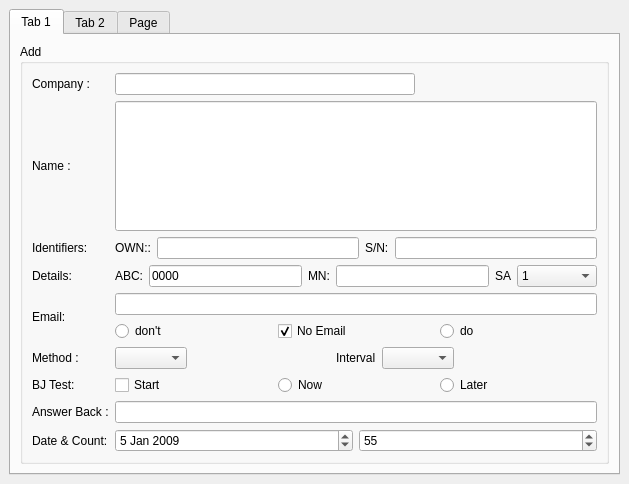
<?xml version="1.0" encoding="UTF-8"?>
<ui version="4.0">
 <class>Add</class>
 <widget class="QMainWindow" name="Add">
  <property name="geometry">
   <rect>
    <x>0</x>
    <y>0</y>
    <width>629</width>
    <height>484</height>
   </rect>
  </property>
  <property name="windowTitle">
   <string>Add</string>
  </property>
  <widget class="QWidget" name="centralwidget">
   <layout class="QHBoxLayout" name="horizontalLayout_3">
    <item>
     <widget class="QTabWidget" name="tabWidget">
      <property name="sizePolicy">
       <sizepolicy hsizetype="Preferred" vsizetype="Expanding">
        <horstretch>0</horstretch>
        <verstretch>0</verstretch>
       </sizepolicy>
      </property>
      <property name="maximumSize">
       <size>
        <width>1200</width>
        <height>16777215</height>
       </size>
      </property>
      <property name="currentIndex">
       <number>0</number>
      </property>
      <widget class="QWidget" name="tab">
       <attribute name="title">
        <string>Tab 1</string>
       </attribute>
       <layout class="QHBoxLayout" name="horizontalLayout_6">
        <item>
         <widget class="QGroupBox" name="groupBox">
          <property name="minimumSize">
           <size>
            <width>400</width>
            <height>0</height>
           </size>
          </property>
          <property name="maximumSize">
           <size>
            <width>600</width>
            <height>16777215</height>
           </size>
          </property>
          <property name="title">
           <string>Add</string>
          </property>
          <layout class="QGridLayout" name="gridLayout">
           <item row="0" column="0">
            <widget class="QLabel" name="lblCompany">
             <property name="text">
              <string>Company :</string>
             </property>
            </widget>
           </item>
           <item row="0" column="2">
            <widget class="QLineEdit" name="edtCompany">
             <property name="minimumSize">
              <size>
               <width>5</width>
               <height>0</height>
              </size>
             </property>
             <property name="maximumSize">
              <size>
               <width>300</width>
               <height>16777215</height>
              </size>
             </property>
             <property name="readOnly">
              <bool>true</bool>
             </property>
            </widget>
           </item>
           <item row="1" column="0">
            <widget class="QLabel" name="lblName">
             <property name="text">
              <string>Name :</string>
             </property>
            </widget>
           </item>
           <item row="1" column="2">
            <widget class="QLineEdit" name="edtName">
             <property name="sizePolicy">
              <sizepolicy hsizetype="Expanding" vsizetype="Expanding">
               <horstretch>0</horstretch>
               <verstretch>0</verstretch>
              </sizepolicy>
             </property>
            </widget>
           </item>
           <item row="2" column="0">
            <widget class="QLabel" name="lblIdentifers">
             <property name="text">
              <string>Identifiers:</string>
             </property>
            </widget>
           </item>
           <item row="2" column="2">
            <layout class="QHBoxLayout" name="horizontalLayout">
             <item>
              <widget class="QLabel" name="lblIOWN">
               <property name="text">
                <string>OWN::</string>
               </property>
              </widget>
             </item>
             <item>
              <widget class="QLineEdit" name="edtIOWN"/>
             </item>
             <item>
              <widget class="QLabel" name="lblTerminalSN">
               <property name="text">
                <string>S/N:</string>
               </property>
              </widget>
             </item>
             <item>
              <widget class="QLineEdit" name="edtTerminalSN"/>
             </item>
            </layout>
           </item>
           <item row="3" column="0">
            <widget class="QLabel" name="lblDetails">
             <property name="text">
              <string>Details:</string>
             </property>
            </widget>
           </item>
           <item row="3" column="2">
            <layout class="QHBoxLayout" name="horizontalLayout_2">
             <item>
              <widget class="QLabel" name="lblDNID">
               <property name="text">
                <string>ABC:</string>
               </property>
              </widget>
             </item>
             <item>
              <widget class="QLineEdit" name="edtDNID">
               <property name="minimumSize">
                <size>
                 <width>50</width>
                 <height>0</height>
                </size>
               </property>
               <property name="text">
                <string>0000</string>
               </property>
              </widget>
             </item>
             <item>
              <widget class="QLabel" name="lblMN">
               <property name="text">
                <string>MN:</string>
               </property>
              </widget>
             </item>
             <item>
              <widget class="QLineEdit" name="edtMN">
               <property name="minimumSize">
                <size>
                 <width>30</width>
                 <height>0</height>
                </size>
               </property>
              </widget>
             </item>
             <item>
              <widget class="QLabel" name="lblSubAddress">
               <property name="text">
                <string>SA</string>
               </property>
              </widget>
             </item>
             <item>
              <widget class="QComboBox" name="comboSubAddress">
               <property name="minimumSize">
                <size>
                 <width>80</width>
                 <height>0</height>
                </size>
               </property>
               <item>
                <property name="text">
                 <string>1</string>
                </property>
               </item>
               <item>
                <property name="text">
                 <string>2</string>
                </property>
               </item>
               <item>
                <property name="text">
                 <string>3</string>
                </property>
               </item>
               <item>
                <property name="text">
                 <string>4</string>
                </property>
               </item>
               <item>
                <property name="text">
                 <string>5</string>
                </property>
               </item>
               <item>
                <property name="text">
                 <string>6</string>
                </property>
               </item>
               <item>
                <property name="text">
                 <string>7</string>
                </property>
               </item>
              </widget>
             </item>
            </layout>
           </item>
           <item row="4" column="0">
            <widget class="QLabel" name="lblEmail">
             <property name="text">
              <string>Email:</string>
             </property>
            </widget>
           </item>
           <item row="5" column="0">
            <widget class="QLabel" name="lblTrackingMethod">
             <property name="text">
              <string>Method :</string>
             </property>
            </widget>
           </item>
           <item row="5" column="2">
            <layout class="QHBoxLayout" name="HLTrackingMethod">
             <item>
              <widget class="QComboBox" name="comboTrackingMethod"/>
             </item>
             <item>
              <spacer name="horizontalSpacer">
               <property name="orientation">
                <enum>Qt::Horizontal</enum>
               </property>
               <property name="sizeHint" stdset="0">
                <size>
                 <width>40</width>
                 <height>20</height>
                </size>
               </property>
              </spacer>
             </item>
             <item>
              <widget class="QLabel" name="lblInterval">
               <property name="text">
                <string>Interval</string>
               </property>
              </widget>
             </item>
             <item>
              <widget class="QComboBox" name="comboInterval"/>
             </item>
             <item>
              <spacer name="horizontalSpacer_2">
               <property name="orientation">
                <enum>Qt::Horizontal</enum>
               </property>
               <property name="sizeHint" stdset="0">
                <size>
                 <width>40</width>
                 <height>20</height>
                </size>
               </property>
              </spacer>
             </item>
            </layout>
           </item>
           <item row="6" column="0">
            <widget class="QLabel" name="lblTest">
             <property name="text">
              <string>BJ Test:</string>
             </property>
            </widget>
           </item>
           <item row="6" column="2">
            <layout class="QHBoxLayout" name="HLTest">
             <item>
              <widget class="QCheckBox" name="chkLRITTest">
               <property name="text">
                <string>Start</string>
               </property>
              </widget>
             </item>
             <item>
              <widget class="QRadioButton" name="radioButton_2">
               <property name="text">
                <string>Now</string>
               </property>
              </widget>
             </item>
             <item>
              <widget class="QRadioButton" name="radioButton">
               <property name="text">
                <string>Later</string>
               </property>
              </widget>
             </item>
            </layout>
           </item>
           <item row="7" column="0">
            <widget class="QLabel" name="lblAnswerBack">
             <property name="text">
              <string>Answer Back :</string>
             </property>
            </widget>
           </item>
           <item row="7" column="2">
            <widget class="QLineEdit" name="edtAnswerBack"/>
           </item>
           <item row="8" column="0">
            <widget class="QLabel" name="label">
             <property name="text">
              <string>Date &amp; Count:</string>
             </property>
            </widget>
           </item>
           <item row="8" column="2">
            <layout class="QHBoxLayout" name="horizontalLayout_4">
             <item>
              <widget class="QDateEdit" name="dateEdit">
               <property name="dateTime">
                <datetime>
                 <hour>12</hour>
                 <minute>12</minute>
                 <second>0</second>
                 <year>2009</year>
                 <month>1</month>
                 <day>5</day>
                </datetime>
               </property>
              </widget>
             </item>
             <item>
              <widget class="QSpinBox" name="spinBox">
               <property name="minimum">
                <number>44</number>
               </property>
               <property name="maximum">
                <number>88</number>
               </property>
               <property name="singleStep">
                <number>4</number>
               </property>
               <property name="value">
                <number>55</number>
               </property>
              </widget>
             </item>
            </layout>
           </item>
           <item row="4" column="2">
            <layout class="QVBoxLayout" name="VLEmail">
             <item>
              <widget class="QLineEdit" name="edtEmail"/>
             </item>
             <item>
              <layout class="QHBoxLayout" name="horizontalLayout_5">
               <item>
                <widget class="QRadioButton" name="radioButton_4">
                 <property name="text">
                  <string>don't</string>
                 </property>
                </widget>
               </item>
               <item>
                <widget class="QCheckBox" name="chkEmail">
                 <property name="text">
                  <string>No Email</string>
                 </property>
                 <property name="checked">
                  <bool>true</bool>
                 </property>
                 <property name="autoRepeat">
                  <bool>false</bool>
                 </property>
                </widget>
               </item>
               <item>
                <widget class="QRadioButton" name="radioButton_3">
                 <property name="text">
                  <string>do</string>
                 </property>
                </widget>
               </item>
              </layout>
             </item>
            </layout>
           </item>
          </layout>
         </widget>
        </item>
       </layout>
      </widget>
      <widget class="QWidget" name="tab_2">
       <attribute name="title">
        <string>Tab 2</string>
       </attribute>
       <widget class="QCheckBox" name="checkBox">
        <property name="geometry">
         <rect>
          <x>180</x>
          <y>180</y>
          <width>81</width>
          <height>21</height>
         </rect>
        </property>
        <property name="text">
         <string>CheckBox</string>
        </property>
       </widget>
       <widget class="QRadioButton" name="radioButton_5">
        <property name="geometry">
         <rect>
          <x>130</x>
          <y>290</y>
          <width>91</width>
          <height>22</height>
         </rect>
        </property>
        <property name="text">
         <string>RadioButton</string>
        </property>
       </widget>
       <widget class="QPushButton" name="pushButton">
        <property name="geometry">
         <rect>
          <x>180</x>
          <y>120</y>
          <width>75</width>
          <height>26</height>
         </rect>
        </property>
        <property name="text">
         <string>PushButton</string>
        </property>
       </widget>
       <widget class="QDialogButtonBox" name="buttonBox">
        <property name="geometry">
         <rect>
          <x>310</x>
          <y>240</y>
          <width>160</width>
          <height>26</height>
         </rect>
        </property>
        <property name="standardButtons">
         <set>QDialogButtonBox::Cancel|QDialogButtonBox::Ok</set>
        </property>
       </widget>
      </widget>
      <widget class="QWidget" name="tab_3">
       <attribute name="title">
        <string>Page</string>
       </attribute>
       <layout class="QVBoxLayout" name="verticalLayout">
        <item>
         <widget class="QScrollArea" name="scrollArea">
          <property name="widgetResizable">
           <bool>true</bool>
          </property>
          <widget class="QWidget" name="scrollAreaWidgetContents">
           <property name="geometry">
            <rect>
             <x>0</x>
             <y>0</y>
             <width>301</width>
             <height>406</height>
            </rect>
           </property>
           <layout class="QVBoxLayout" name="verticalLayout_2">
            <item>
             <widget class="QGroupBox" name="groupBox_2">
              <property name="title">
               <string>GroupBox</string>
              </property>
              <layout class="QVBoxLayout" name="verticalLayout_3">
               <item>
                <layout class="QGridLayout" name="gridLayout_2">
                 <item row="0" column="0">
                  <widget class="QPushButton" name="pushButton_2">
                   <property name="text">
                    <string>PushButton</string>
                   </property>
                  </widget>
                 </item>
                 <item row="0" column="1">
                  <widget class="QTabWidget" name="tabWidget_2">
                   <property name="currentIndex">
                    <number>1</number>
                   </property>
                   <widget class="QWidget" name="tab_4">
                    <attribute name="title">
                     <string>Tab 1</string>
                    </attribute>
                    <layout class="QVBoxLayout" name="verticalLayout_4">
                     <item>
                      <layout class="QFormLayout" name="formLayout">
                       <item row="0" column="0">
                        <widget class="QPushButton" name="pushButton_3">
                         <property name="text">
                          <string>PushButton</string>
                         </property>
                        </widget>
                       </item>
                       <item row="0" column="1">
                        <widget class="QLabel" name="label_2">
                         <property name="text">
                          <string>TextLabel</string>
                         </property>
                        </widget>
                       </item>
                       <item row="1" column="1">
                        <widget class="QSlider" name="horizontalSlider">
                         <property name="orientation">
                          <enum>Qt::Horizontal</enum>
                         </property>
                        </widget>
                       </item>
                       <item row="1" column="0">
                        <widget class="QSlider" name="verticalSlider">
                         <property name="orientation">
                          <enum>Qt::Vertical</enum>
                         </property>
                        </widget>
                       </item>
                       <item row="2" column="1">
                        <widget class="QScrollBar" name="verticalScrollBar">
                         <property name="orientation">
                          <enum>Qt::Vertical</enum>
                         </property>
                        </widget>
                       </item>
                       <item row="2" column="0">
                        <widget class="QScrollBar" name="horizontalScrollBar">
                         <property name="orientation">
                          <enum>Qt::Horizontal</enum>
                         </property>
                        </widget>
                       </item>
                      </layout>
                     </item>
                    </layout>
                   </widget>
                   <widget class="QWidget" name="tab_5">
                    <attribute name="title">
                     <string>Tab 2</string>
                    </attribute>
                    <layout class="QVBoxLayout" name="verticalLayout_6">
                     <item>
                      <widget class="QScrollArea" name="scrollArea_2">
                       <property name="sizePolicy">
                        <sizepolicy hsizetype="Expanding" vsizetype="Fixed">
                         <horstretch>0</horstretch>
                         <verstretch>0</verstretch>
                        </sizepolicy>
                       </property>
                       <property name="widgetResizable">
                        <bool>true</bool>
                       </property>
                       <widget class="QWidget" name="scrollAreaWidgetContents_2">
                        <property name="geometry">
                         <rect>
                          <x>0</x>
                          <y>0</y>
                          <width>414</width>
                          <height>314</height>
                         </rect>
                        </property>
                        <layout class="QVBoxLayout" name="verticalLayout_5">
                         <item>
                          <widget class="QGroupBox" name="groupBox_3">
                           <property name="maximumSize">
                            <size>
                             <width>16777215</width>
                             <height>16777215</height>
                            </size>
                           </property>
                           <property name="title">
                            <string>Add</string>
                           </property>
                           <layout class="QGridLayout" name="gridLayout_3">
                            <item row="0" column="0">
                             <widget class="QLabel" name="lblCompany_2">
                              <property name="text">
                               <string>Company :</string>
                              </property>
                             </widget>
                            </item>
                            <item row="0" column="2">
                             <widget class="QLineEdit" name="edtCompany_2">
                              <property name="sizePolicy">
                               <sizepolicy hsizetype="Fixed" vsizetype="Fixed">
                                <horstretch>0</horstretch>
                                <verstretch>0</verstretch>
                               </sizepolicy>
                              </property>
                              <property name="readOnly">
                               <bool>true</bool>
                              </property>
                             </widget>
                            </item>
                            <item row="1" column="0">
                             <widget class="QLabel" name="lblName_2">
                              <property name="text">
                               <string>Name :</string>
                              </property>
                             </widget>
                            </item>
                            <item row="1" column="2">
                             <widget class="QLineEdit" name="edtName_2">
                              <property name="sizePolicy">
                               <sizepolicy hsizetype="Expanding" vsizetype="Fixed">
                                <horstretch>0</horstretch>
                                <verstretch>0</verstretch>
                               </sizepolicy>
                              </property>
                              <property name="minimumSize">
                               <size>
                                <width>300</width>
                                <height>0</height>
                               </size>
                              </property>
                              <property name="maximumSize">
                               <size>
                                <width>400</width>
                                <height>16777215</height>
                               </size>
                              </property>
                             </widget>
                            </item>
                            <item row="2" column="0">
                             <widget class="QLabel" name="lblIdentifers_2">
                              <property name="text">
                               <string>Identifiers:</string>
                              </property>
                             </widget>
                            </item>
                            <item row="2" column="2">
                             <layout class="QHBoxLayout" name="horizontalLayout_7">
                              <item>
                               <widget class="QLabel" name="lblIOWN_2">
                                <property name="text">
                                 <string>OWN::</string>
                                </property>
                               </widget>
                              </item>
                              <item>
                               <widget class="QLineEdit" name="edtIOWN_2"/>
                              </item>
                              <item>
                               <widget class="QLabel" name="lblTerminalSN_2">
                                <property name="text">
                                 <string>S/N:</string>
                                </property>
                               </widget>
                              </item>
                              <item>
                               <widget class="QLineEdit" name="edtTerminalSN_2"/>
                              </item>
                             </layout>
                            </item>
                            <item row="3" column="0">
                             <widget class="QLabel" name="lblDetails_2">
                              <property name="text">
                               <string>Details:</string>
                              </property>
                             </widget>
                            </item>
                            <item row="3" column="2">
                             <layout class="QHBoxLayout" name="horizontalLayout_8">
                              <item>
                               <widget class="QLabel" name="lblDNID_2">
                                <property name="text">
                                 <string>ABC:</string>
                                </property>
                               </widget>
                              </item>
                              <item>
                               <widget class="QLineEdit" name="edtDNID_2">
                                <property name="minimumSize">
                                 <size>
                                  <width>50</width>
                                  <height>0</height>
                                 </size>
                                </property>
                                <property name="text">
                                 <string>0000</string>
                                </property>
                               </widget>
                              </item>
                              <item>
                               <widget class="QLabel" name="lblMN_2">
                                <property name="text">
                                 <string>MN:</string>
                                </property>
                               </widget>
                              </item>
                              <item>
                               <widget class="QLineEdit" name="edtMN_2">
                                <property name="minimumSize">
                                 <size>
                                  <width>30</width>
                                  <height>0</height>
                                 </size>
                                </property>
                               </widget>
                              </item>
                              <item>
                               <widget class="QLabel" name="lblSubAddress_2">
                                <property name="text">
                                 <string>SA</string>
                                </property>
                               </widget>
                              </item>
                              <item>
                               <widget class="QComboBox" name="comboSubAddress_2">
                                <property name="minimumSize">
                                 <size>
                                  <width>80</width>
                                  <height>0</height>
                                 </size>
                                </property>
                                <item>
                                 <property name="text">
                                  <string>1</string>
                                 </property>
                                </item>
                                <item>
                                 <property name="text">
                                  <string>2</string>
                                 </property>
                                </item>
                                <item>
                                 <property name="text">
                                  <string>3</string>
                                 </property>
                                </item>
                                <item>
                                 <property name="text">
                                  <string>4</string>
                                 </property>
                                </item>
                                <item>
                                 <property name="text">
                                  <string>5</string>
                                 </property>
                                </item>
                                <item>
                                 <property name="text">
                                  <string>6</string>
                                 </property>
                                </item>
                                <item>
                                 <property name="text">
                                  <string>7</string>
                                 </property>
                                </item>
                               </widget>
                              </item>
                             </layout>
                            </item>
                            <item row="4" column="0">
                             <widget class="QLabel" name="lblEmail_2">
                              <property name="text">
                               <string>Email:</string>
                              </property>
                             </widget>
                            </item>
                            <item row="5" column="0">
                             <widget class="QLabel" name="lblTrackingMethod_2">
                              <property name="text">
                               <string>Method :</string>
                              </property>
                             </widget>
                            </item>
                            <item row="5" column="2">
                             <layout class="QHBoxLayout" name="HLTrackingMethod_2">
                              <item>
                               <widget class="QComboBox" name="comboTrackingMethod_2"/>
                              </item>
                              <item>
                               <spacer name="horizontalSpacer">
                                <property name="orientation">
                                 <enum>Qt::Horizontal</enum>
                                </property>
                                <property name="sizeHint" stdset="0">
                                 <size>
                                  <width>40</width>
                                  <height>20</height>
                                 </size>
                                </property>
                               </spacer>
                              </item>
                              <item>
                               <widget class="QLabel" name="lblInterval_2">
                                <property name="sizePolicy">
                                 <sizepolicy hsizetype="Preferred" vsizetype="Preferred">
                                  <horstretch>0</horstretch>
                                  <verstretch>0</verstretch>
                                 </sizepolicy>
                                </property>
                                <property name="text">
                                 <string>Interval</string>
                                </property>
                               </widget>
                              </item>
                              <item>
                               <widget class="QComboBox" name="comboInterval_2"/>
                              </item>
                              <item>
                               <spacer name="horizontalSpacer_2">
                                <property name="orientation">
                                 <enum>Qt::Horizontal</enum>
                                </property>
                                <property name="sizeHint" stdset="0">
                                 <size>
                                  <width>40</width>
                                  <height>20</height>
                                 </size>
                                </property>
                               </spacer>
                              </item>
                             </layout>
                            </item>
                            <item row="6" column="0">
                             <widget class="QLabel" name="lblTest_2">
                              <property name="text">
                               <string>BJ Test:</string>
                              </property>
                             </widget>
                            </item>
                            <item row="6" column="2">
                             <layout class="QHBoxLayout" name="HLTest_2">
                              <item>
                               <widget class="QCheckBox" name="chkLRITTest_2">
                                <property name="text">
                                 <string>Start</string>
                                </property>
                               </widget>
                              </item>
                              <item>
                               <widget class="QRadioButton" name="radioButton_6">
                                <property name="text">
                                 <string>Now</string>
                                </property>
                               </widget>
                              </item>
                              <item>
                               <widget class="QRadioButton" name="radioButton_7">
                                <property name="text">
                                 <string>Later</string>
                                </property>
                               </widget>
                              </item>
                             </layout>
                            </item>
                            <item row="7" column="0">
                             <widget class="QLabel" name="lblAnswerBack_2">
                              <property name="text">
                               <string>Answer Back :</string>
                              </property>
                             </widget>
                            </item>
                            <item row="7" column="2">
                             <widget class="QLineEdit" name="edtAnswerBack_2"/>
                            </item>
                            <item row="8" column="0">
                             <widget class="QLabel" name="label_3">
                              <property name="text">
                               <string>Time &amp; Count:</string>
                              </property>
                             </widget>
                            </item>
                            <item row="8" column="2">
                             <layout class="QHBoxLayout" name="horizontalLayout_9">
                              <item>
                               <widget class="QSpinBox" name="spinBox_2">
                                <property name="minimum">
                                 <number>44</number>
                                </property>
                                <property name="maximum">
                                 <number>88</number>
                                </property>
                                <property name="singleStep">
                                 <number>4</number>
                                </property>
                                <property name="value">
                                 <number>55</number>
                                </property>
                               </widget>
                              </item>
                              <item>
                               <widget class="QDateEdit" name="dateEdit_2">
                                <property name="dateTime">
                                 <datetime>
                                  <hour>12</hour>
                                  <minute>12</minute>
                                  <second>0</second>
                                  <year>2009</year>
                                  <month>1</month>
                                  <day>5</day>
                                 </datetime>
                                </property>
                               </widget>
                              </item>
                             </layout>
                            </item>
                            <item row="4" column="2">
                             <layout class="QVBoxLayout" name="VLEmail_2">
                              <item>
                               <widget class="QLineEdit" name="edtEmail_2"/>
                              </item>
                              <item>
                               <layout class="QHBoxLayout" name="horizontalLayout_10">
                                <item>
                                 <widget class="QRadioButton" name="radioButton_8">
                                  <property name="text">
                                   <string>don't</string>
                                  </property>
                                 </widget>
                                </item>
                                <item>
                                 <widget class="QCheckBox" name="chkEmail_2">
                                  <property name="text">
                                   <string>No Email</string>
                                  </property>
                                  <property name="checked">
                                   <bool>true</bool>
                                  </property>
                                  <property name="autoRepeat">
                                   <bool>false</bool>
                                  </property>
                                 </widget>
                                </item>
                                <item>
                                 <widget class="QRadioButton" name="radioButton_9">
                                  <property name="text">
                                   <string>do</string>
                                  </property>
                                 </widget>
                                </item>
                               </layout>
                              </item>
                             </layout>
                            </item>
                           </layout>
                          </widget>
                         </item>
                        </layout>
                       </widget>
                      </widget>
                     </item>
                    </layout>
                   </widget>
                  </widget>
                 </item>
                </layout>
               </item>
              </layout>
             </widget>
            </item>
           </layout>
          </widget>
         </widget>
        </item>
       </layout>
      </widget>
     </widget>
    </item>
   </layout>
  </widget>
 </widget>
 <tabstops>
  <tabstop>edtCompany</tabstop>
  <tabstop>edtName</tabstop>
  <tabstop>edtIOWN</tabstop>
  <tabstop>edtTerminalSN</tabstop>
  <tabstop>edtDNID</tabstop>
  <tabstop>edtMN</tabstop>
  <tabstop>comboSubAddress</tabstop>
  <tabstop>edtEmail</tabstop>
  <tabstop>comboTrackingMethod</tabstop>
  <tabstop>comboInterval</tabstop>
  <tabstop>edtAnswerBack</tabstop>
 </tabstops>
 <resources/>
 <connections/>
</ui>
